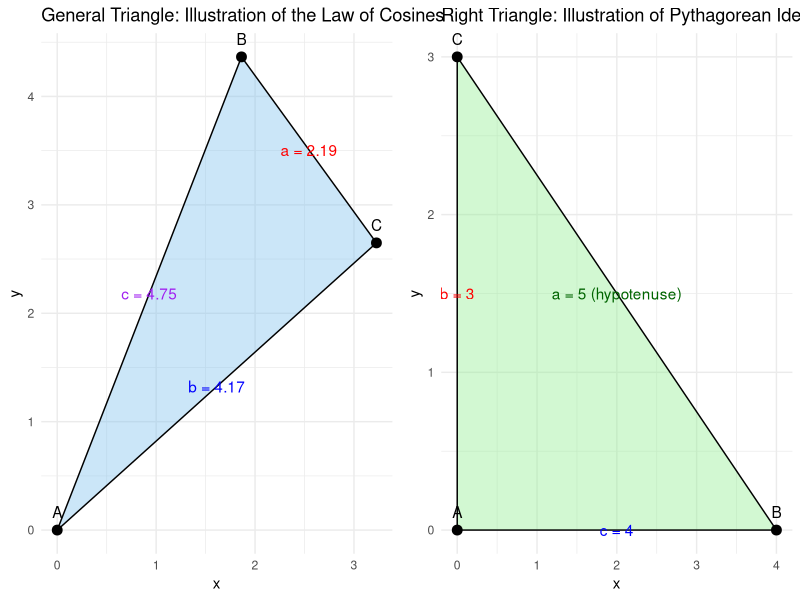

Recreate this plot in R.
## ---- chunk 1

library(ggplot2)
library(dplyr)
library(gridExtra)

### -----------------------------------------------------------
### PART 1 — General Triangle: Visualizing the Law of Cosines
### -----------------------------------------------------------

set.seed(123)

# Generate random triangle vertices
A <- c(0, 0)
B <- c(runif(1, 1, 4), runif(1, 2, 5))
C <- c(runif(1, 2, 5), runif(1, 0, 3))

# Compute distances
dist <- function(P, Q) sqrt(sum((P - Q)^2))
a <- dist(B, C)  # side opposite vertex A
b <- dist(A, C)  # side opposite vertex B
c <- dist(A, B)  # side opposite vertex C

# Compute angle at A using Law of Cosines
angle.A <- acos((b^2 + c^2 - a^2) / (2 * b * c)) * 180/pi

triangle_df <- data.frame(
  x = c(A[1], B[1], C[1]),
  y = c(A[2], B[2], C[2]),
  label = c("A", "B", "C")
)

plot_triangle <- ggplot(triangle_df, aes(x, y)) +
  geom_polygon(fill = "skyblue2", alpha = 0.4, color = "black") +
  geom_point(size = 3) +
  geom_text(aes(label = label), vjust = -1) +
  annotate("text", x = (B[1]+C[1])/2, y = (B[2]+C[2])/2,
           label = paste0("a = ", round(a,2)), color = "red") +
  annotate("text", x = (A[1]+C[1])/2, y = (A[2]+C[2])/2,
           label = paste0("b = ", round(b,2)), color = "blue") +
  annotate("text", x = (A[1]+B[1])/2, y = (A[2]+B[2])/2,
           label = paste0("c = ", round(c,2)), color = "purple") +
  ggtitle("General Triangle: Illustration of the Law of Cosines") +
  theme_minimal()


### -----------------------------------------------------------
### PART 2 — Right Triangle: Pythagorean Identity
### -----------------------------------------------------------

# Construct a right triangle
A2 <- c(0, 0)
B2 <- c(4, 0)
C2 <- c(0, 3)

a2 <- dist(B2, C2)  # hypotenuse
b2 <- dist(A2, C2)
c2 <- dist(A2, B2)

# Check Pythagorean theorem
pythag_check <- a2^2 - (b2^2 + c2^2)

triangle_df2 <- data.frame(
  x = c(A2[1], B2[1], C2[1]),
  y = c(A2[2], B2[2], C2[2]),
  label = c("A", "B", "C")
)

plot_right_triangle <- ggplot(triangle_df2, aes(x, y)) +
  geom_polygon(fill="lightgreen", alpha=0.4, color="black") +
  geom_point(size=3) +
  geom_text(aes(label=label), vjust=-1) +
  annotate("text", x = (A2[1]+B2[1])/2, y = (A2[2]+B2[2])/2,
           label = paste0("c = ", round(c2,2)), color="blue") +
  annotate("text", x = (A2[1]+C2[1])/2, y = (A2[2]+C2[2])/2,
           label = paste0("b = ", round(b2,2)), color="red") +
  annotate("text", x = (B2[1]+C2[1])/2, y = (B2[2]+C2[2])/2,
           label = paste0("a = ", round(a2,2), " (hypotenuse)"), color="darkgreen") +
  ggtitle("Right Triangle: Illustration of Pythagorean Identity") +
  theme_minimal()


### -----------------------------------------------------------
### Display both plots
### -----------------------------------------------------------

grid.arrange(plot_triangle, plot_right_triangle, ncol = 2)

# Output numeric verification
cat("Law of Cosines angle at A (degrees):", round(angle.A, 4), "\n")
cat("Pythagorean Identity check (should be near 0):", round(pythag_check, 6), "\n")
